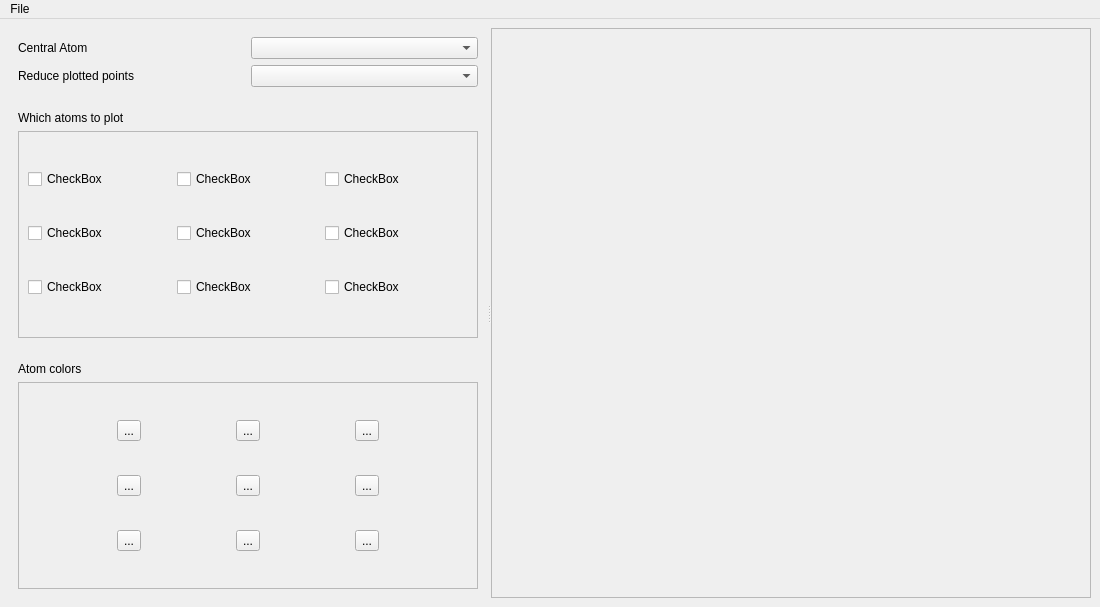
<?xml version="1.0" encoding="UTF-8"?>
<ui version="4.0">
 <class>MainWindow</class>
 <widget class="QMainWindow" name="MainWindow">
  <property name="geometry">
   <rect>
    <x>0</x>
    <y>0</y>
    <width>1100</width>
    <height>607</height>
   </rect>
  </property>
  <property name="windowTitle">
   <string>ALF Visualizer</string>
  </property>
  <property name="autoFillBackground">
   <bool>false</bool>
  </property>
  <widget class="QWidget" name="centralwidget">
   <layout class="QHBoxLayout" name="horizontalLayout">
    <item>
     <widget class="QSplitter" name="splitter">
      <property name="sizePolicy">
       <sizepolicy hsizetype="Preferred" vsizetype="Preferred">
        <horstretch>0</horstretch>
        <verstretch>0</verstretch>
       </sizepolicy>
      </property>
      <property name="orientation">
       <enum>Qt::Horizontal</enum>
      </property>
      <widget class="QWidget" name="atom_selecter" native="true">
       <layout class="QVBoxLayout" name="verticalLayout">
        <item>
         <widget class="QWidget" name="alf_central_select" native="true">
          <property name="sizePolicy">
           <sizepolicy hsizetype="Preferred" vsizetype="Fixed">
            <horstretch>0</horstretch>
            <verstretch>0</verstretch>
           </sizepolicy>
          </property>
          <layout class="QGridLayout" name="gridLayout_3">
           <item row="0" column="1">
            <widget class="QComboBox" name="atom_names"/>
           </item>
           <item row="0" column="0">
            <widget class="QLabel" name="central_atom">
             <property name="text">
              <string>Central Atom</string>
             </property>
            </widget>
           </item>
           <item row="1" column="0">
            <widget class="QLabel" name="reduce_plotted_points">
             <property name="text">
              <string>Reduce plotted points</string>
             </property>
            </widget>
           </item>
           <item row="1" column="1">
            <widget class="QComboBox" name="reduce_points_number"/>
           </item>
          </layout>
         </widget>
        </item>
        <item>
         <widget class="QWidget" name="widget_5" native="true">
          <property name="sizePolicy">
           <sizepolicy hsizetype="Preferred" vsizetype="Preferred">
            <horstretch>0</horstretch>
            <verstretch>0</verstretch>
           </sizepolicy>
          </property>
          <layout class="QVBoxLayout" name="verticalLayout_3">
           <item>
            <widget class="QLabel" name="label_3">
             <property name="sizePolicy">
              <sizepolicy hsizetype="Preferred" vsizetype="Fixed">
               <horstretch>0</horstretch>
               <verstretch>0</verstretch>
              </sizepolicy>
             </property>
             <property name="text">
              <string>Which atoms to plot</string>
             </property>
            </widget>
           </item>
           <item>
            <widget class="QScrollArea" name="scrollArea">
             <property name="sizePolicy">
              <sizepolicy hsizetype="Expanding" vsizetype="Minimum">
               <horstretch>0</horstretch>
               <verstretch>0</verstretch>
              </sizepolicy>
             </property>
             <property name="widgetResizable">
              <bool>true</bool>
             </property>
             <widget class="QWidget" name="scrollAreaWidgetContents">
              <property name="geometry">
               <rect>
                <x>0</x>
                <y>0</y>
                <width>438</width>
                <height>191</height>
               </rect>
              </property>
              <layout class="QGridLayout" name="gridLayout">
               <item row="0" column="2">
                <widget class="QCheckBox" name="checkBox_7">
                 <property name="text">
                  <string>CheckBox</string>
                 </property>
                </widget>
               </item>
               <item row="2" column="0">
                <widget class="QCheckBox" name="checkBox_3">
                 <property name="text">
                  <string>CheckBox</string>
                 </property>
                </widget>
               </item>
               <item row="1" column="2">
                <widget class="QCheckBox" name="checkBox_6">
                 <property name="text">
                  <string>CheckBox</string>
                 </property>
                </widget>
               </item>
               <item row="1" column="0">
                <widget class="QCheckBox" name="checkBox_2">
                 <property name="text">
                  <string>CheckBox</string>
                 </property>
                </widget>
               </item>
               <item row="1" column="1">
                <widget class="QCheckBox" name="checkBox_5">
                 <property name="text">
                  <string>CheckBox</string>
                 </property>
                </widget>
               </item>
               <item row="2" column="1">
                <widget class="QCheckBox" name="checkBox_8">
                 <property name="text">
                  <string>CheckBox</string>
                 </property>
                </widget>
               </item>
               <item row="0" column="1">
                <widget class="QCheckBox" name="checkBox_4">
                 <property name="text">
                  <string>CheckBox</string>
                 </property>
                </widget>
               </item>
               <item row="2" column="2">
                <widget class="QCheckBox" name="checkBox_9">
                 <property name="text">
                  <string>CheckBox</string>
                 </property>
                </widget>
               </item>
               <item row="0" column="0">
                <widget class="QCheckBox" name="checkBox">
                 <property name="text">
                  <string>CheckBox</string>
                 </property>
                </widget>
               </item>
              </layout>
             </widget>
            </widget>
           </item>
          </layout>
         </widget>
        </item>
        <item>
         <widget class="QWidget" name="atom_colors_widget" native="true">
          <layout class="QVBoxLayout" name="verticalLayout_2">
           <item>
            <widget class="QLabel" name="atom_colors">
             <property name="sizePolicy">
              <sizepolicy hsizetype="Preferred" vsizetype="Fixed">
               <horstretch>0</horstretch>
               <verstretch>0</verstretch>
              </sizepolicy>
             </property>
             <property name="text">
              <string>Atom colors</string>
             </property>
            </widget>
           </item>
           <item>
            <widget class="QScrollArea" name="scrollArea_2">
             <property name="sizePolicy">
              <sizepolicy hsizetype="Expanding" vsizetype="Minimum">
               <horstretch>0</horstretch>
               <verstretch>0</verstretch>
              </sizepolicy>
             </property>
             <property name="widgetResizable">
              <bool>true</bool>
             </property>
             <widget class="QWidget" name="scrollAreaWidgetContents_3">
              <property name="geometry">
               <rect>
                <x>0</x>
                <y>0</y>
                <width>438</width>
                <height>190</height>
               </rect>
              </property>
              <layout class="QGridLayout" name="gridLayout_2">
               <item row="0" column="2">
                <widget class="QToolButton" name="toolButton_2">
                 <property name="text">
                  <string>...</string>
                 </property>
                </widget>
               </item>
               <item row="2" column="2">
                <widget class="QToolButton" name="toolButton">
                 <property name="text">
                  <string>...</string>
                 </property>
                </widget>
               </item>
               <item row="1" column="2">
                <widget class="QToolButton" name="toolButton_3">
                 <property name="text">
                  <string>...</string>
                 </property>
                </widget>
               </item>
               <item row="0" column="1">
                <widget class="QToolButton" name="toolButton_4">
                 <property name="text">
                  <string>...</string>
                 </property>
                </widget>
               </item>
               <item row="0" column="0">
                <widget class="QToolButton" name="toolButton_5">
                 <property name="text">
                  <string>...</string>
                 </property>
                </widget>
               </item>
               <item row="1" column="0">
                <widget class="QToolButton" name="toolButton_6">
                 <property name="text">
                  <string>...</string>
                 </property>
                </widget>
               </item>
               <item row="1" column="1">
                <widget class="QToolButton" name="toolButton_7">
                 <property name="text">
                  <string>...</string>
                 </property>
                </widget>
               </item>
               <item row="2" column="1">
                <widget class="QToolButton" name="toolButton_8">
                 <property name="text">
                  <string>...</string>
                 </property>
                </widget>
               </item>
               <item row="2" column="0">
                <widget class="QToolButton" name="toolButton_9">
                 <property name="text">
                  <string>...</string>
                 </property>
                </widget>
               </item>
              </layout>
             </widget>
            </widget>
           </item>
          </layout>
         </widget>
        </item>
       </layout>
      </widget>
      <widget class="QWidget" name="widget_2" native="true">
       <property name="minimumSize">
        <size>
         <width>600</width>
         <height>0</height>
        </size>
       </property>
       <layout class="QHBoxLayout" name="horizontalLayout_2">
        <item>
         <widget class="QFrame" name="frame">
          <property name="frameShape">
           <enum>QFrame::StyledPanel</enum>
          </property>
          <property name="frameShadow">
           <enum>QFrame::Raised</enum>
          </property>
          <layout class="QHBoxLayout" name="horizontalLayout_3"/>
         </widget>
        </item>
       </layout>
      </widget>
     </widget>
    </item>
   </layout>
  </widget>
  <widget class="QMenuBar" name="menuBar">
   <property name="geometry">
    <rect>
     <x>0</x>
     <y>0</y>
     <width>1100</width>
     <height>22</height>
    </rect>
   </property>
   <widget class="QMenu" name="menuOpen">
    <property name="title">
     <string>File</string>
    </property>
    <addaction name="actionOpen"/>
   </widget>
   <addaction name="menuOpen"/>
  </widget>
  <action name="actionOpen">
   <property name="text">
    <string>Open</string>
   </property>
  </action>
 </widget>
 <resources/>
 <connections/>
</ui>
